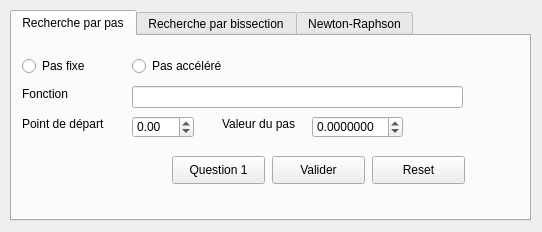
<?xml version="1.0" encoding="UTF-8"?>
<ui version="4.0">
 <class>Algorithme_recherche_window</class>
 <widget class="QMainWindow" name="Algorithme_recherche_window">
  <property name="geometry">
   <rect>
    <x>0</x>
    <y>0</y>
    <width>542</width>
    <height>232</height>
   </rect>
  </property>
  <property name="windowTitle">
   <string>MainWindow</string>
  </property>
  <widget class="QWidget" name="centralwidget">
   <widget class="QTabWidget" name="tabWidget">
    <property name="geometry">
     <rect>
      <x>10</x>
      <y>10</y>
      <width>521</width>
      <height>211</height>
     </rect>
    </property>
    <property name="currentIndex">
     <number>0</number>
    </property>
    <widget class="QWidget" name="recherche_pas_tab">
     <attribute name="title">
      <string>Recherche par pas</string>
     </attribute>
     <widget class="QPushButton" name="valider_pas_butt">
      <property name="geometry">
       <rect>
        <x>260</x>
        <y>120</y>
        <width>93</width>
        <height>28</height>
       </rect>
      </property>
      <property name="text">
       <string>Valider</string>
      </property>
     </widget>
     <widget class="QPushButton" name="reset_pas_butt">
      <property name="geometry">
       <rect>
        <x>360</x>
        <y>120</y>
        <width>93</width>
        <height>28</height>
       </rect>
      </property>
      <property name="text">
       <string>Reset</string>
      </property>
     </widget>
     <widget class="QLineEdit" name="fonction_pas_led">
      <property name="geometry">
       <rect>
        <x>120</x>
        <y>50</y>
        <width>331</width>
        <height>22</height>
       </rect>
      </property>
     </widget>
     <widget class="QPushButton" name="q1_pas_butt">
      <property name="geometry">
       <rect>
        <x>160</x>
        <y>120</y>
        <width>93</width>
        <height>28</height>
       </rect>
      </property>
      <property name="text">
       <string>Question 1</string>
      </property>
     </widget>
     <widget class="QRadioButton" name="pas_fixe_rdb">
      <property name="geometry">
       <rect>
        <x>10</x>
        <y>20</y>
        <width>95</width>
        <height>20</height>
       </rect>
      </property>
      <property name="text">
       <string>Pas fixe</string>
      </property>
     </widget>
     <widget class="QRadioButton" name="pas_accelere_rdb">
      <property name="geometry">
       <rect>
        <x>120</x>
        <y>20</y>
        <width>95</width>
        <height>20</height>
       </rect>
      </property>
      <property name="text">
       <string>Pas accéléré</string>
      </property>
     </widget>
     <widget class="QLabel" name="fonction_pas_lbl">
      <property name="geometry">
       <rect>
        <x>10</x>
        <y>50</y>
        <width>55</width>
        <height>16</height>
       </rect>
      </property>
      <property name="text">
       <string>Fonction</string>
      </property>
     </widget>
     <widget class="QLabel" name="valdep_pas_lbl">
      <property name="geometry">
       <rect>
        <x>10</x>
        <y>80</y>
        <width>91</width>
        <height>16</height>
       </rect>
      </property>
      <property name="text">
       <string>Point de départ</string>
      </property>
     </widget>
     <widget class="QDoubleSpinBox" name="valdep_pas_dsb">
      <property name="geometry">
       <rect>
        <x>120</x>
        <y>80</y>
        <width>62</width>
        <height>22</height>
       </rect>
      </property>
      <property name="minimum">
       <double>-1000.000000000000000</double>
      </property>
      <property name="maximum">
       <double>1000.000000000000000</double>
      </property>
     </widget>
     <widget class="QLabel" name="valpas_pas_lbl">
      <property name="geometry">
       <rect>
        <x>210</x>
        <y>80</y>
        <width>91</width>
        <height>16</height>
       </rect>
      </property>
      <property name="text">
       <string>Valeur du pas</string>
      </property>
     </widget>
     <widget class="QDoubleSpinBox" name="valpas_pas_dsb">
      <property name="geometry">
       <rect>
        <x>300</x>
        <y>80</y>
        <width>91</width>
        <height>22</height>
       </rect>
      </property>
      <property name="decimals">
       <number>7</number>
      </property>
      <property name="minimum">
       <double>-1000.000000000000000</double>
      </property>
      <property name="maximum">
       <double>1000.000000000000000</double>
      </property>
     </widget>
    </widget>
    <widget class="QWidget" name="bissection_tab">
     <attribute name="title">
      <string>Recherche par bissection</string>
     </attribute>
     <widget class="QPushButton" name="reset_bis_butt">
      <property name="geometry">
       <rect>
        <x>330</x>
        <y>90</y>
        <width>93</width>
        <height>28</height>
       </rect>
      </property>
      <property name="text">
       <string>Reset</string>
      </property>
     </widget>
     <widget class="QPushButton" name="valider_bis_butt">
      <property name="geometry">
       <rect>
        <x>230</x>
        <y>90</y>
        <width>93</width>
        <height>28</height>
       </rect>
      </property>
      <property name="text">
       <string>Valider</string>
      </property>
     </widget>
     <widget class="QPushButton" name="q1_bis_butt">
      <property name="geometry">
       <rect>
        <x>130</x>
        <y>90</y>
        <width>93</width>
        <height>28</height>
       </rect>
      </property>
      <property name="text">
       <string>Question 1</string>
      </property>
     </widget>
     <widget class="QLabel" name="fonction_bis_lbl">
      <property name="geometry">
       <rect>
        <x>10</x>
        <y>10</y>
        <width>55</width>
        <height>16</height>
       </rect>
      </property>
      <property name="text">
       <string>Fonction</string>
      </property>
     </widget>
     <widget class="QLineEdit" name="fonction_bis_led">
      <property name="geometry">
       <rect>
        <x>90</x>
        <y>10</y>
        <width>331</width>
        <height>22</height>
       </rect>
      </property>
     </widget>
     <widget class="QDoubleSpinBox" name="valmax_bis_dsb">
      <property name="geometry">
       <rect>
        <x>260</x>
        <y>40</y>
        <width>62</width>
        <height>22</height>
       </rect>
      </property>
      <property name="maximum">
       <double>1000.000000000000000</double>
      </property>
     </widget>
     <widget class="QLabel" name="valmin_bis_lbl">
      <property name="geometry">
       <rect>
        <x>10</x>
        <y>40</y>
        <width>91</width>
        <height>16</height>
       </rect>
      </property>
      <property name="text">
       <string>Valeur min.</string>
      </property>
     </widget>
     <widget class="QLabel" name="valmax_bis_lbl">
      <property name="geometry">
       <rect>
        <x>180</x>
        <y>40</y>
        <width>91</width>
        <height>16</height>
       </rect>
      </property>
      <property name="text">
       <string>Valeur max.</string>
      </property>
     </widget>
     <widget class="QDoubleSpinBox" name="valmin_bis_dsb">
      <property name="geometry">
       <rect>
        <x>90</x>
        <y>40</y>
        <width>62</width>
        <height>22</height>
       </rect>
      </property>
      <property name="decimals">
       <number>2</number>
      </property>
      <property name="minimum">
       <double>-1000.000000000000000</double>
      </property>
      <property name="maximum">
       <double>1000.000000000000000</double>
      </property>
     </widget>
     <widget class="QDoubleSpinBox" name="epsilon_bis_dsb">
      <property name="geometry">
       <rect>
        <x>400</x>
        <y>40</y>
        <width>91</width>
        <height>22</height>
       </rect>
      </property>
      <property name="decimals">
       <number>7</number>
      </property>
      <property name="maximum">
       <double>100.000000000000000</double>
      </property>
     </widget>
     <widget class="QLabel" name="epsilon_bis_lbl">
      <property name="geometry">
       <rect>
        <x>350</x>
        <y>40</y>
        <width>91</width>
        <height>16</height>
       </rect>
      </property>
      <property name="text">
       <string>Epsilon</string>
      </property>
     </widget>
    </widget>
    <widget class="QWidget" name="Newton_tab">
     <attribute name="title">
      <string>Newton-Raphson</string>
     </attribute>
     <widget class="QPushButton" name="reset_newton_butt">
      <property name="geometry">
       <rect>
        <x>360</x>
        <y>140</y>
        <width>93</width>
        <height>28</height>
       </rect>
      </property>
      <property name="text">
       <string>Reset</string>
      </property>
     </widget>
     <widget class="QPushButton" name="valider_newton_butt">
      <property name="geometry">
       <rect>
        <x>260</x>
        <y>140</y>
        <width>93</width>
        <height>28</height>
       </rect>
      </property>
      <property name="text">
       <string>Valider</string>
      </property>
     </widget>
     <widget class="QPushButton" name="q2_newton_butt">
      <property name="geometry">
       <rect>
        <x>160</x>
        <y>140</y>
        <width>93</width>
        <height>28</height>
       </rect>
      </property>
      <property name="text">
       <string>Question 2</string>
      </property>
     </widget>
     <widget class="QLabel" name="fonction_newton_lbl">
      <property name="geometry">
       <rect>
        <x>10</x>
        <y>10</y>
        <width>55</width>
        <height>16</height>
       </rect>
      </property>
      <property name="text">
       <string>Fonction</string>
      </property>
     </widget>
     <widget class="QLineEdit" name="fonction_newton_led">
      <property name="geometry">
       <rect>
        <x>120</x>
        <y>10</y>
        <width>331</width>
        <height>22</height>
       </rect>
      </property>
     </widget>
     <widget class="QLabel" name="derive_newton_lbl">
      <property name="geometry">
       <rect>
        <x>10</x>
        <y>40</y>
        <width>55</width>
        <height>16</height>
       </rect>
      </property>
      <property name="text">
       <string>Dérivé</string>
      </property>
     </widget>
     <widget class="QLineEdit" name="derive_newton_led">
      <property name="geometry">
       <rect>
        <x>120</x>
        <y>40</y>
        <width>331</width>
        <height>22</height>
       </rect>
      </property>
     </widget>
     <widget class="QLabel" name="derivesec_newton_lbl">
      <property name="geometry">
       <rect>
        <x>10</x>
        <y>70</y>
        <width>101</width>
        <height>16</height>
       </rect>
      </property>
      <property name="text">
       <string>Dérivée seconde</string>
      </property>
     </widget>
     <widget class="QLineEdit" name="derivesec_newton_led">
      <property name="geometry">
       <rect>
        <x>120</x>
        <y>70</y>
        <width>331</width>
        <height>22</height>
       </rect>
      </property>
     </widget>
     <widget class="QDoubleSpinBox" name="epsilon_newton_dsb">
      <property name="geometry">
       <rect>
        <x>270</x>
        <y>100</y>
        <width>91</width>
        <height>22</height>
       </rect>
      </property>
      <property name="decimals">
       <number>7</number>
      </property>
      <property name="maximum">
       <double>100.000000000000000</double>
      </property>
     </widget>
     <widget class="QLabel" name="valdep_newton_lbl">
      <property name="geometry">
       <rect>
        <x>10</x>
        <y>100</y>
        <width>91</width>
        <height>16</height>
       </rect>
      </property>
      <property name="text">
       <string>Point de départ</string>
      </property>
     </widget>
     <widget class="QLabel" name="epsilon_newton_lbl">
      <property name="geometry">
       <rect>
        <x>210</x>
        <y>100</y>
        <width>51</width>
        <height>16</height>
       </rect>
      </property>
      <property name="text">
       <string>Epsilon</string>
      </property>
     </widget>
     <widget class="QDoubleSpinBox" name="valdep_newton_dsb">
      <property name="geometry">
       <rect>
        <x>120</x>
        <y>100</y>
        <width>62</width>
        <height>22</height>
       </rect>
      </property>
      <property name="minimum">
       <double>-1000.000000000000000</double>
      </property>
      <property name="maximum">
       <double>1000.000000000000000</double>
      </property>
     </widget>
    </widget>
   </widget>
  </widget>
 </widget>
 <resources/>
 <connections/>
</ui>
